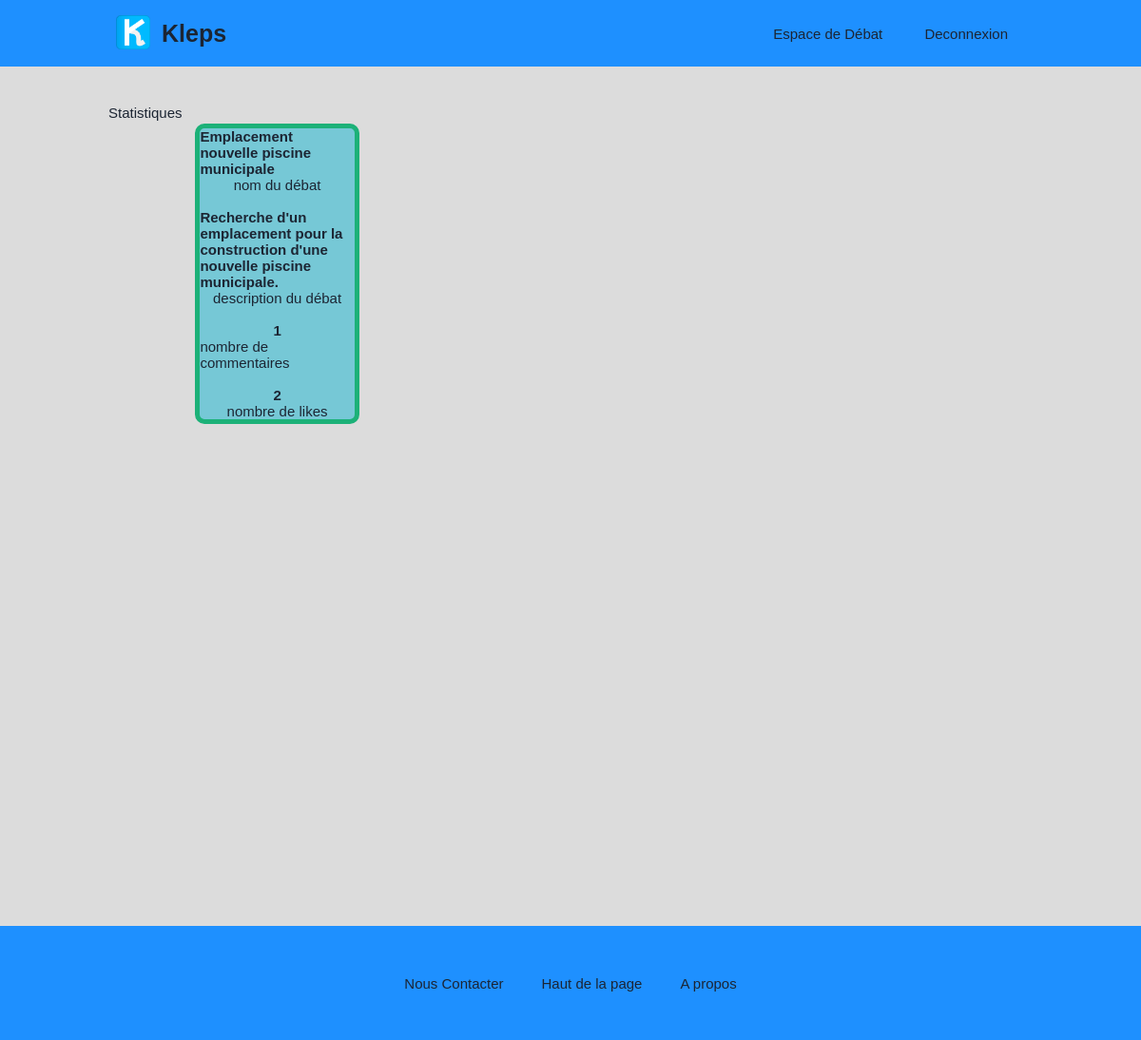
Page /stats/1 (signed in) on the committed database.
### tables this page shows
CREATE TABLE debates (id_debate VARCHAR(4) NOT NULL PRIMARY KEY,
                                                       debate_name TEXT NOT NULL,
                                                       join_code VARCHAR(4),
                                                       id_creator INTEGER NOT NULL REFERENCES userInfo(id),
                                                       debate_description TEXT DEFAULT 'Pas de déscription');

### app.py (the view)
@app.route("/stats/<id_user>")
def stats(id_user):
    alert_message=""
    if "alert_message" in session:
        alert_message=session["alert_message"]
        session.pop("alert_message",None)
        return render_template("stats.html", isLoggedIn=False,alert_message=alert_message)
    else:
        try:
            id_user=getUserID(session["username"])
            con=sqlite3.connect("kleps.db")
            cur=con.cursor()
            cur.execute("SELECT is_admin FROM userInfo WHERE id=? ",(id_user,))
            already_admin=cur.fetchall()[0][0]
            if(already_admin==0):
                alert_message= "Vous n'êtes pas un admin"
                return redirect(url_for('login'))
            else:
                cur.execute("SELECT id_debate FROM debates WHERE id_creator=? ",(session["username"],))
                id_debates =cur.fetchall()
                liste=[]
                for i in id_debates:
                    liste.append(i[0])
                return render_template("stats.html",stats = getAllDebatesData(),n= len(getAllDebatesData()),id_debates=liste)
        except:
            alert_message= "Erreur lors du processus"
            return redirect(url_for('login'))

### app.py (called while the page is built)
def getUserID(username):
    con = sqlite3.connect("kleps.db")
    cursor = con.cursor()
    cursor.execute("SELECT id,username FROM userInfo")
    list = cursor.fetchall()
    for u in list:
        if username in u:
            return u[0]

def sortByRecent(id_debate):
    con = sqlite3.connect("kleps.db")
    cursor = con.cursor()
    cursor.execute("SELECT id_message FROM messages WHERE id_debate = ? AND message_type='proposition' ORDER BY sent_date DESC", (id_debate,))
    list = cursor.fetchall()
    if list == []:
        return list
    l = [u[0] for u in list]
    return l

def getAllDebatesData():
    con = sqlite3.connect("kleps.db")
    cursor = con.cursor()
    cursor.execute("SELECT id_debate,debate_name,debate_description FROM debates")
    data=cursor.fetchall()
    info=[]
    for i in range(len(data)):
        info.append(data[i]+getDebateStats(data[i][0]))
    return info

def getDebateStats(id_debate):
    list = sortByRecent(id_debate)
    comments,tokens = 0,0
    for i in list:
        data = getSortingData(i, id_debate)
        comments += data[1]
        tokens += data[3]
    return (comments, tokens)

### templates/stats.html
{% extends "layout.html" %}
{% block link %}
            <link rel="stylesheet" href="{{ url_for('static', filename='styles/admin.css') }}" />
{% endblock %}
{% block body %}
        <div class="body">
            <br/>
            <p>Statistiques</p>
            {% for i in range(n) %}
                {%if stats[i][0] in id_debates%}
                <div class="bloc">
                    <div class="stats_uniquement">
                    <a href="{{url_for('debate',id_debate=stats[i][0])}}"><h3>{{stats[i][1]}}</h3></a>
                    <p>nom du débat</p>
                    <br/>
                    <h3>{{stats[i][2]}}</h3>
                    <p>description du débat</p>
                    <br/>
                    <h3>{{stats[i][3]}}</h3>
                    <p>nombre de commentaires</p>
                    <br/>
                    <h3>{{stats[i][4]}}</h3>
                    <p>nombre de likes</p>
                    </div>
                </div>
                {% endif %}
            {% endfor %}
            <br/>
        </div>
{% endblock %}

### static/styles/style.css (style rules this page uses)
* { margin : 0; padding : 0; font-family: 'Trebuchet MS', 'Verdana', 'Lucida Sans Unicode', 'Lucida Grande', 'Lucida Sans', Arial, sans-serif; box-sizing: border-box; color: rgba(28,37,51,1); font-size: 15px; text-decoration: none; }
body { background-color: gainsboro; }
.body { padding :20px 5% 140px 5%; min-height: 108vh; display: flex; flex-direction: column; cursor: default; }

### static/styles/admin.css (style rules this page uses)
.body { padding :20px 5% 140px 5%; min-height: 108vh; display: flex; flex-direction: row; cursor: default; }
.bloc { padding :20px 5% 140px 5%; height: 300px; width: 200px; display: flex; flex-direction:column; justify-content: space-between; align-items: center; cursor: default; }
.stats_uniquement { border: 5px solid rgb(28, 177, 120); height: auto ; width: auto; display: flex; background: rgb(118, 200, 214); flex-direction: column; flex-wrap: wrap; justify-content: center; align-items: center; border-radius: 10px; }

### rows in the picture
debates: debate_name "Emplacement nouvelle piscine municipale", debate_description "Recherche d'un emplacement pour la construction d'une nouvelle piscine municipale."

### other values in the picture
{{ stats[i][3] }} "1"
{{ stats[i][4] }} "2"
